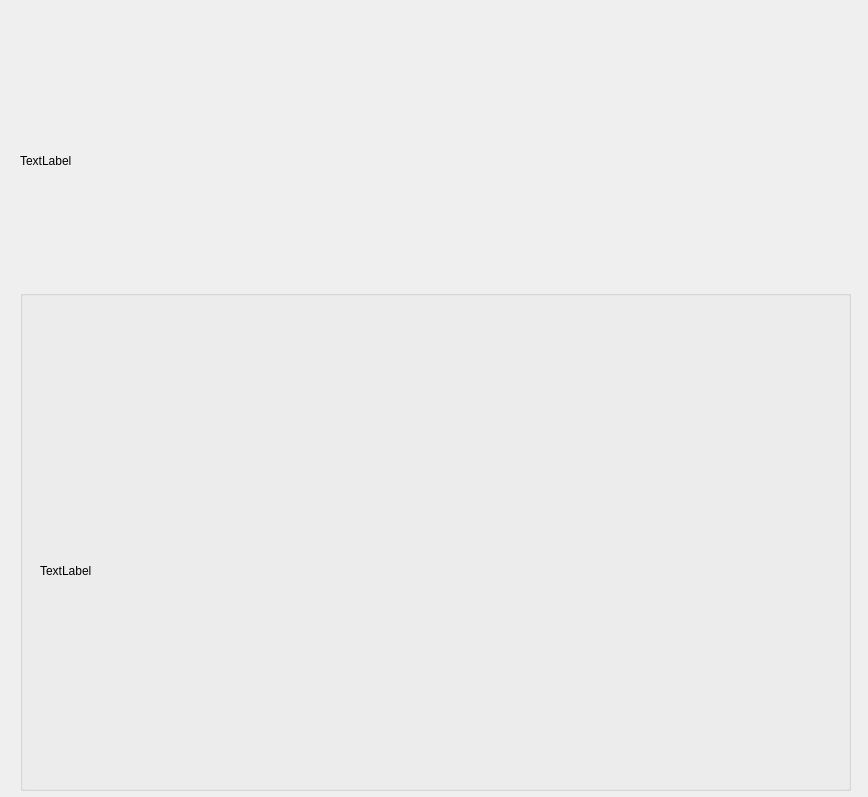
<?xml version="1.0" encoding="UTF-8"?>
<ui version="4.0">
 <class>Form</class>
 <widget class="QWidget" name="Form">
  <property name="geometry">
   <rect>
    <x>0</x>
    <y>0</y>
    <width>868</width>
    <height>797</height>
   </rect>
  </property>
  <property name="windowTitle">
   <string>Form</string>
  </property>
  <widget class="QGroupBox" name="grp1">
   <property name="geometry">
    <rect>
     <x>20</x>
     <y>290</y>
     <width>831</width>
     <height>501</height>
    </rect>
   </property>
   <property name="title">
    <string/>
   </property>
   <widget class="QLabel" name="text">
    <property name="geometry">
     <rect>
      <x>20</x>
      <y>20</y>
      <width>781</width>
      <height>521</height>
     </rect>
    </property>
    <property name="text">
     <string>TextLabel</string>
    </property>
   </widget>
  </widget>
  <widget class="QLabel" name="img">
   <property name="geometry">
    <rect>
     <x>20</x>
     <y>50</y>
     <width>361</width>
     <height>221</height>
    </rect>
   </property>
   <property name="text">
    <string>TextLabel</string>
   </property>
  </widget>
 </widget>
 <resources/>
 <connections/>
</ui>
